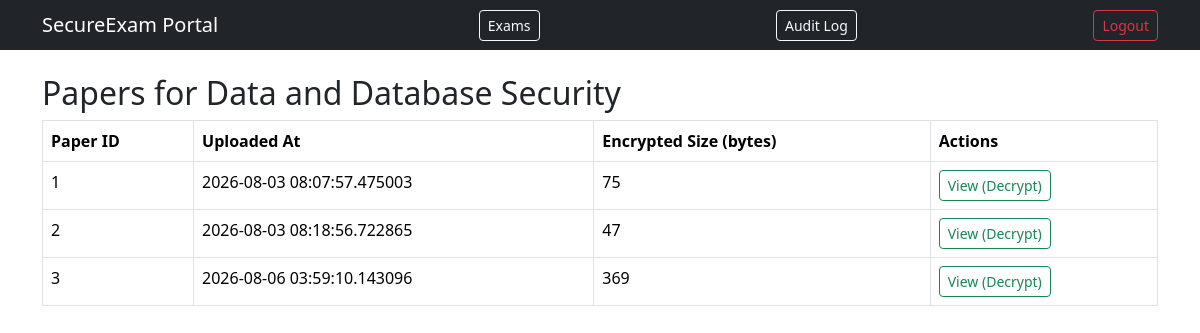
/exams/1/papers, run on an earlier commit of the app's database.
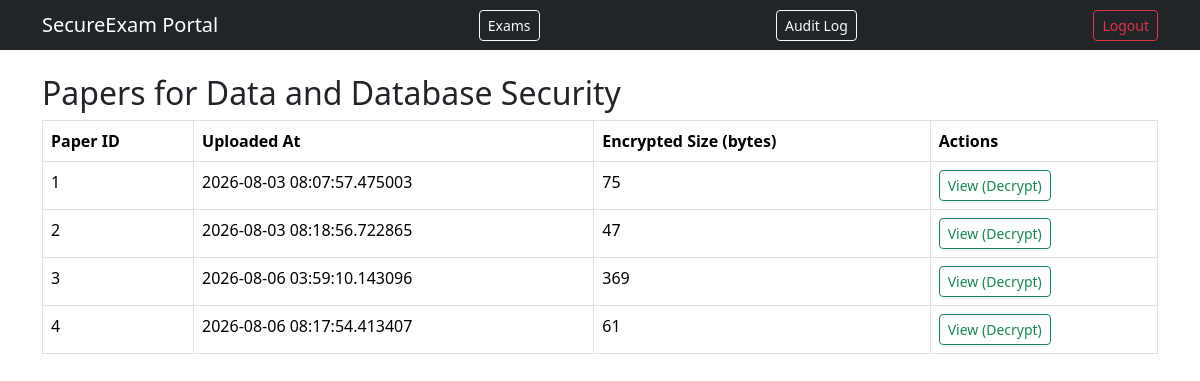
And on a later commit of the database.
### app/models.py (models this page shows)
class Paper(db.Model):
    id = db.Column(db.Integer, primary_key=True)
    exam_id = db.Column(db.Integer, db.ForeignKey('exam.id'), nullable=False)
    setter_id = db.Column(db.Integer, db.ForeignKey('user.id'), nullable=False)
    encrypted_content = db.Column(db.LargeBinary, nullable=False)
    uploaded_at = db.Column(db.DateTime, default=datetime.utcnow)

### app/exams/routes.py (the view)
@exams_bp.route('/exams/<int:exam_id>/papers')
def list_papers(exam_id):
    exam = Exam.query.get_or_404(exam_id)
    papers = Paper.query.filter_by(exam_id=exam.id).all()
    return render_template('exams/papers.html', exam=exam, papers=papers)

### app/templates/exams/papers.html
{% extends "base.html" %}
{% block content %}
<h2>Papers for {{ exam.subject }}</h2>
<table class="table table-bordered">
  <thead><tr><th>Paper ID</th><th>Uploaded At</th><th>Encrypted Size (bytes)</th><th>Actions</th></tr></thead>
  <tbody>
    {% for paper in papers %}
    <tr>
      <td>{{ paper.id }}</td>
      <td>{{ paper.uploaded_at }}</td>
      <td>{{ paper.encrypted_content|length }}</td>
      <td><a href="{{ url_for('exams.view_paper', exam_id=exam.id, paper_id=paper.id) }}" class="btn btn-sm btn-outline-success">View (Decrypt)</a></td>
    </tr>
    {% endfor %}
  </tbody>
</table>
{% endblock %}

What changed in the data, as far as the page shows it:
added Paper: id "4", uploaded_at "2026-08-06 08:17:54.413407", encrypted_content|length "61"
